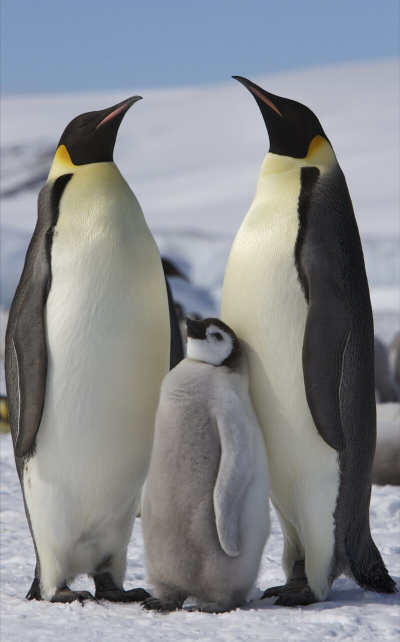
#> input picture 2025-05-05__taller_ojos_digitales/imagen.jpg, 800 x 1284 px (shown at 1/2 size)
$ jupyter execute 'Taller - Ojos Digitales Introducción a la Visión Artificial.ipynb'   (shell and % lines are left out)   (older library calls are emulated)
#> lines starting #> are read from the running program, lines starting #| are printed output that depends on the picture
[cell 1]
# Importación de librerías necesarias
import cv2  # OpenCV para procesamiento de imágenes
import numpy as np  # Numpy para operaciones con matrices
import matplotlib.pyplot as plt  # Matplotlib para visualización de imágenes
from PIL import Image, ImageDraw, ImageFont  # PIL para manejo de imágenes y creación de GIFs

# --- Cargar imagen y preparar variaciones ---

# Cargar imagen en formato BGR (formato predeterminado de OpenCV)
img_bgr = cv2.imread('imagen.jpg')
#> img_bgr is the input picture: shape (1284, 800, 3); mean B, G, R 142.7, 138.3, 135.4

# Convertir la imagen de BGR a RGB para visualización y procesamiento correcto
img_rgb = cv2.cvtColor(img_bgr, cv2.COLOR_BGR2RGB)

# Crear versión en blanco y negro (escala de grises)
img_bw = cv2.cvtColor(img_bgr, cv2.COLOR_BGR2GRAY)
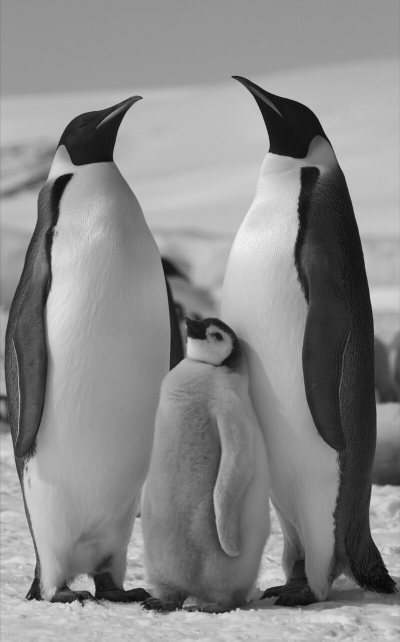
#> img_bw: shape (1284, 800) (shown at 1/2 size); min 0, max 252, mean 137.9
# Convertir la imagen en escala de grises de nuevo a RGB para mantener consistencia de canales
img_bw_rgb = cv2.cvtColor(img_bw, cv2.COLOR_GRAY2RGB)

# Aplicar desenfoque gaussiano (blur) a la imagen
img_blur = cv2.GaussianBlur(img_rgb, (15, 15), 0)

# Aplicar filtro de sharpening (enfoque fuerte) con un kernel personalizado
kernel_sharp = np.array([[0, -2, 0],
                         [-2, 11, -2],
                         [0, -2, 0]])
img_sharp = cv2.filter2D(img_rgb, -1, kernel_sharp)
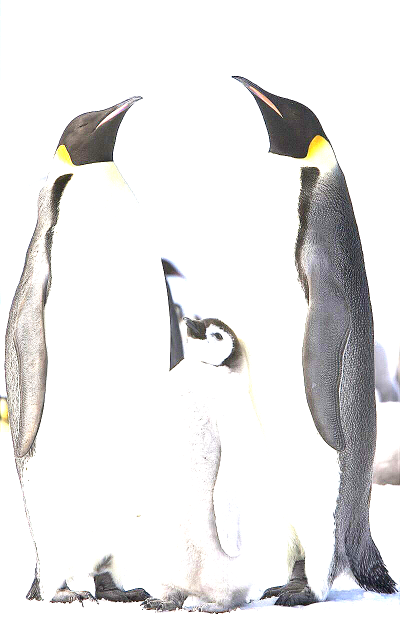
#> img_sharp: shape (1284, 800, 3) (shown at 1/2 size); mean R, G, B 232.5, 231.8, 231.8

# Aplicar filtro Sobel por canal (detecta bordes en direcciones x e y)
sobel_channels = []
for ch in cv2.split(img_rgb):  # Separar la imagen en canales R, G y B
    sobelx = cv2.Sobel(ch, cv2.CV_64F, 1, 0, ksize=3)  # Derivada en x
    sobely = cv2.Sobel(ch, cv2.CV_64F, 0, 1, ksize=3)  # Derivada en y
    sobel = cv2.magnitude(sobelx, sobely)  # Magnitud del gradiente
    sobel = np.uint8(np.clip(sobel, 0, 255))  # Convertir a tipo de imagen válido
    sobel_channels.append(sobel)
#> this loop made 3 passes
#> pass 1, `sobelx = cv2.Sobel(ch, cv2.CV_64F, 1, 0, ksize=3)`:
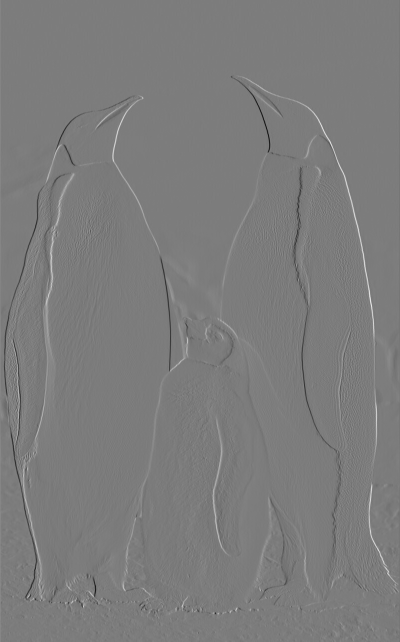
#> sobelx: shape (1284, 800) float64 (shown at 1/2 size); min -705, max 739, mean 0; drawn with min black and max white
#> pass 1, `sobely = cv2.Sobel(ch, cv2.CV_64F, 0, 1, ksize=3)`:
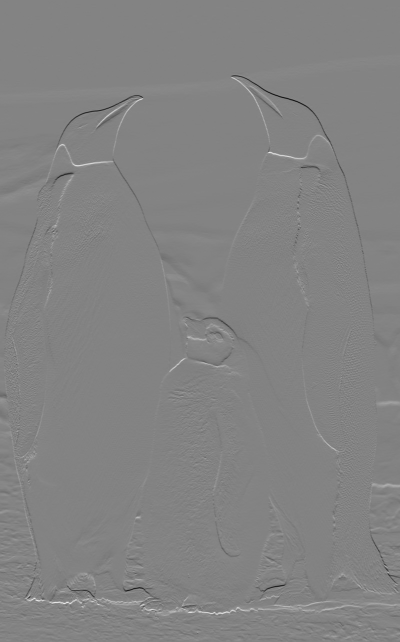
#> sobely: shape (1284, 800) float64 (shown at 1/2 size); min -657, max 621, mean 0.4; drawn with min black and max white
#> pass 1, `sobel = cv2.magnitude(sobelx, sobely)`:
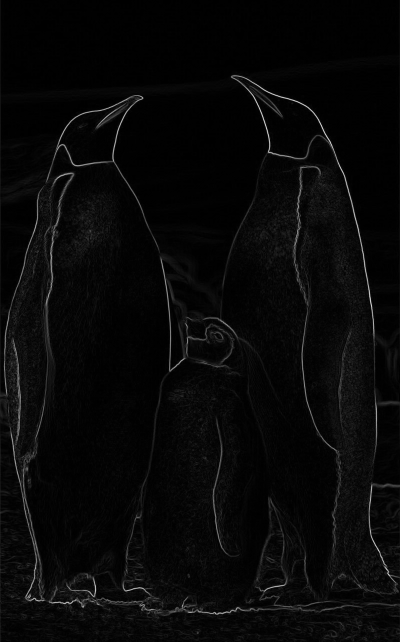
#> sobel: shape (1284, 800) float64 (shown at 1/2 size); min 0, max 741.9, mean 24.3; drawn with min black and max white
#> pass 1, `sobel = np.uint8(np.clip(sobel, 0, 255))`:
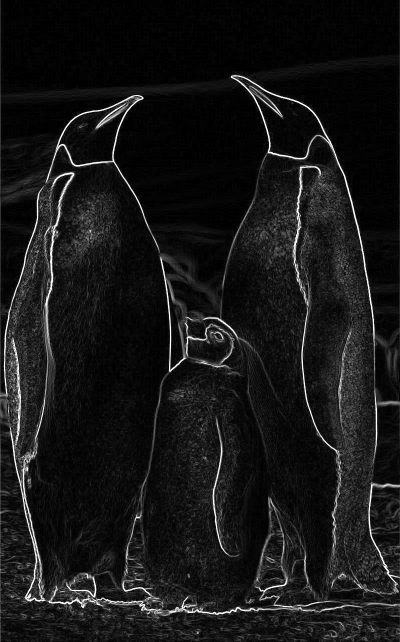
#> sobel: shape (1284, 800) (shown at 1/2 size); min 0, max 255, mean 22.7
#> after the loop, sobel_channels = 3 items
img_sobel = cv2.merge(sobel_channels)  # Combinar canales procesados

# Aplicar filtro Laplaciano por canal (detecta bordes basados en segundas derivadas)
lap_channels = []
for ch in cv2.split(img_rgb):
    lap = cv2.Laplacian(ch, cv2.CV_64F)  # Filtro laplaciano
    lap = np.uint8(np.clip(np.abs(lap), 0, 255))  # Escalar y convertir a entero
    lap_channels.append(lap)
#> this loop made 3 passes
#> pass 1, `lap = np.uint8(np.clip(np.abs(lap), 0, 255))`:
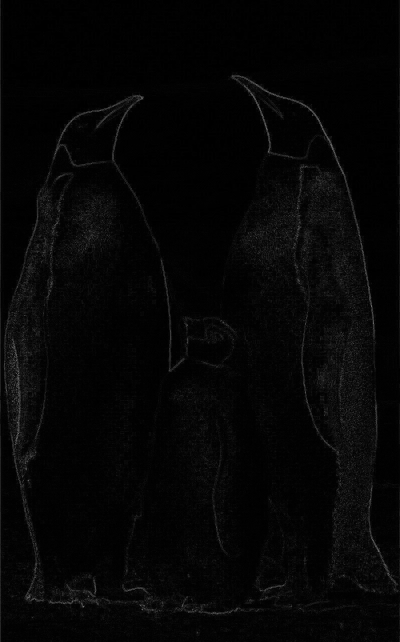
#> lap: shape (1284, 800) (shown at 1/2 size); min 0, max 185, mean 5.5
#> after the loop, lap_channels = 3 items
img_lap = cv2.merge(lap_channels)

# --- Mostrar resultados en una malla ---

# Lista de imágenes y títulos correspondientes
imagenes = [img_rgb, img_bw_rgb, img_blur, img_sharp, img_sobel, img_lap]
titulos = ['Original', 'Blanco y Negro', 'Blur', 'Sharpen', 'Sobel', 'Laplaciano']

# Crear una figura con 6 subgráficas en una fila
plt.figure(figsize=(20, 5))
for i in range(6):
    plt.subplot(1, 6, i+1)
    plt.imshow(imagenes[i])
    plt.title(titulos[i])
    plt.axis('off')
plt.tight_layout()
plt.show()

# --- Crear un GIF animado con texto en cada fotograma ---

gif_frames = []
for img_np, title in zip(imagenes, titulos):
    # Convertir la imagen de NumPy a formato PIL
    img_pil = Image.fromarray(img_np)
    draw = ImageDraw.Draw(img_pil)

    # Intentar cargar fuente 'arial', si falla usar fuente predeterminada
    try:
        font = ImageFont.truetype("arial.ttf", 256)
    except:
        font = ImageFont.load_default()

    # Dibujar el título de la imagen sobre la imagen
    draw.text((10, 10), title, fill=(255, 255, 255), font=font)
    gif_frames.append(img_pil)
#> this loop made 6 passes
#> title on passes 1 to 6: 'Original', 'Blanco y Negro', 'Blur', 'Sharpen', 'Sobel', 'Laplaciano'
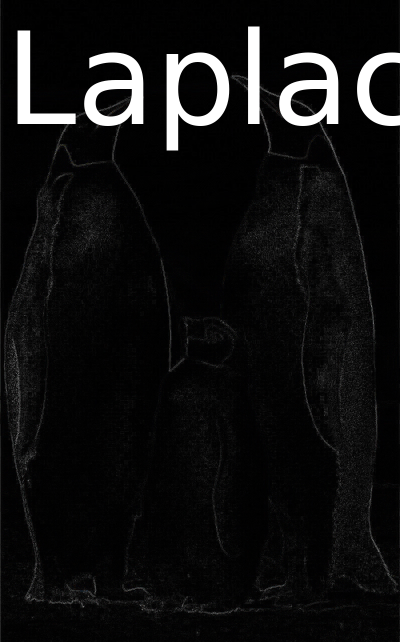
#> img_pil: PIL image 800x1284 RGB (shown at 1/2 size); mean R, G, B 16.4, 16.4, 16.5
#> after the loop, gif_frames = 6 items

# Guardar las imágenes como un GIF animado
gif_frames[0].save("filtros_animados.gif", save_all=True,
                   append_images=gif_frames[1:], duration=800, loop=0)
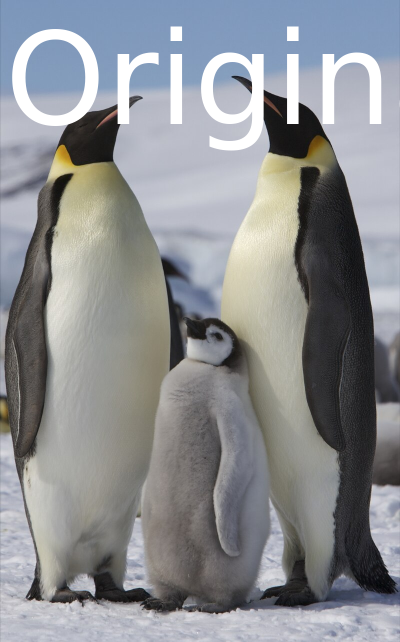
#> saved as filtros_animados.gif: PIL image 800x1284 RGB (shown at 1/2 size); mean R, G, B 139.9, 142.3, 145.8
